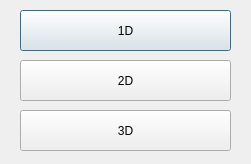
<?xml version="1.0" encoding="UTF-8"?>
<ui version="4.0">
 <class>Dialog</class>
 <widget class="QDialog" name="Dialog">
  <property name="geometry">
   <rect>
    <x>0</x>
    <y>0</y>
    <width>251</width>
    <height>164</height>
   </rect>
  </property>
  <property name="windowTitle">
   <string>Dialog</string>
  </property>
  <widget class="QPushButton" name="init1D">
   <property name="geometry">
    <rect>
     <x>20</x>
     <y>10</y>
     <width>211</width>
     <height>41</height>
    </rect>
   </property>
   <property name="text">
    <string>1D</string>
   </property>
  </widget>
  <widget class="QPushButton" name="init2D">
   <property name="geometry">
    <rect>
     <x>20</x>
     <y>60</y>
     <width>211</width>
     <height>41</height>
    </rect>
   </property>
   <property name="text">
    <string>2D</string>
   </property>
  </widget>
  <widget class="QPushButton" name="init3D">
   <property name="geometry">
    <rect>
     <x>20</x>
     <y>110</y>
     <width>211</width>
     <height>41</height>
    </rect>
   </property>
   <property name="text">
    <string>3D</string>
   </property>
  </widget>
 </widget>
 <resources/>
 <connections/>
</ui>
